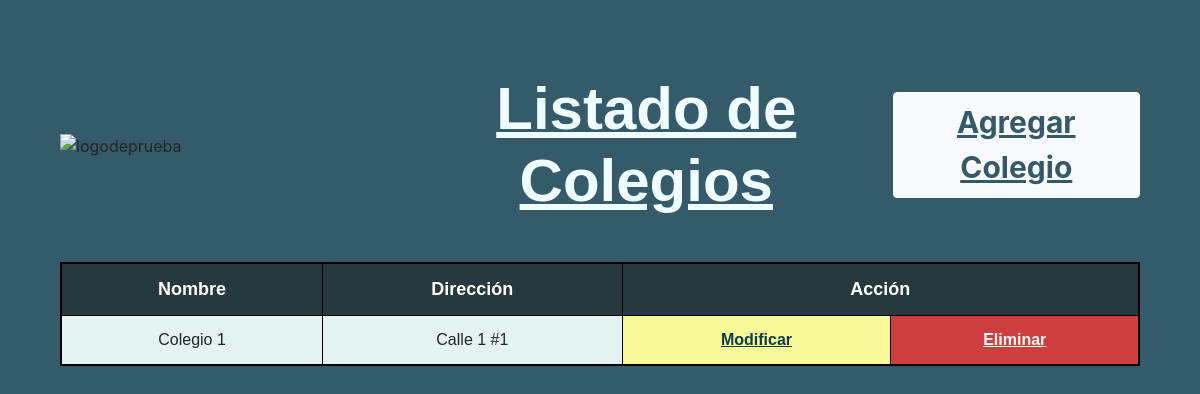
Page /gestion_viajes/crud_colegios on the earlier database version.
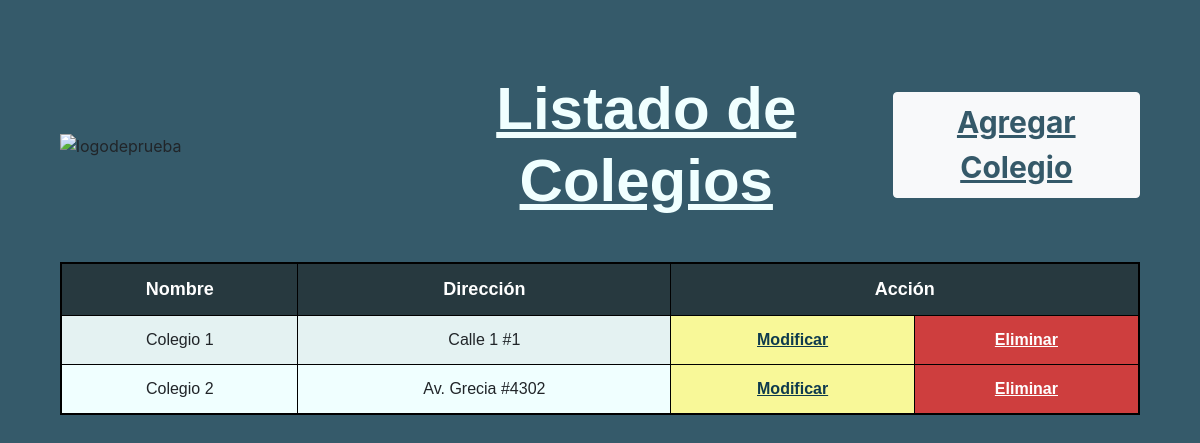
Same page on the later database version.
### gestion_viajes/models.py (models this page shows, shortened)
class Colegio(models.Model):
    id_colegio  = models.AutoField(db_column='idColegio', primary_key=True)
    nombre_colegio = models.CharField(max_length=20, blank=False, null=False)
    direccion_colegio = models.CharField(max_length=20, blank=False, null=False)

### gestion_viajes/views.py (the view)
# urls.py: path('crud_colegios', views.crud_colegios, name='crud_colegios'),
def crud_colegios(request):
    colegios = Colegio.objects.all().order_by('nombre_colegio')
    context = {'colegios': colegios}
    return render(request, 'gestion_viajes/colegios_list.html', context)

### gestion_viajes/templates/gestion_viajes/colegios_list.html (shortened to what this page needs)
<!DOCTYPE html>
<html lang="en">
<head>
    {% load static %}
    <link
        rel="stylesheet"
        href="https://cdn.jsdelivr.net/npm/bootstrap@4.6.2/dist/css/bootstrap.min.css"
    />
    <link rel="stylesheet" href="{% static 'css/styles.css' %}">
</head>
<body>
    <header>
      <div class="row justify-content-center">
        <div class="col-md-4 col-sm-12">
          <img src="{% static 'img/logodeprueba.jpg' %}" alt="logodeprueba">
        </div>
        <div class="col-md-5 col-sm-12">
          <h1>Listado de Colegios</h1>
        </div>
        <div class="col-md-3 col-sm-12">
          <div class="container-btn">
            <button class="btn btn-light" id="btnAgregar">
              <a href="{% url 'colegiosAdd' %}">Agregar Colegio</a>
            </button>
          </div>
        </div>
      </div>
    </header>
    <div class="table-container">
        <table class="table table-striped">
            {% if colegios %}
                <thead>
                    <tr>
                    <th scope="col">Nombre</th>
                    <th scope="col">Dirección</th>
                    <th scope="col" colspan="2">Acción</th>
                    </tr>
                </thead>
                <tbody>
                    {% for colegio in colegios %}
                        <tr>
                            <td>{{ colegio.nombre_colegio }}</td>
                            <td>{{ colegio.direccion_colegio }}</td>
                            <td class="td-update"><a href="{% url 'colegios_edit' pk=colegio.id_colegio %}">Modificar</a></td>
                            <td class="td-delete"><a href="{% url 'colegios_del' pk=colegio.id_colegio %}">Eliminar</a></td>
                        </tr>
                    {% endfor %}
                </tbody>
            {% endif %}
        </table>
    </div>
</body>
</html>

Differences in the rows shown:
added Colegio: nombre_colegio "Colegio 2", direccion_colegio "Av. Grecia #4302"
